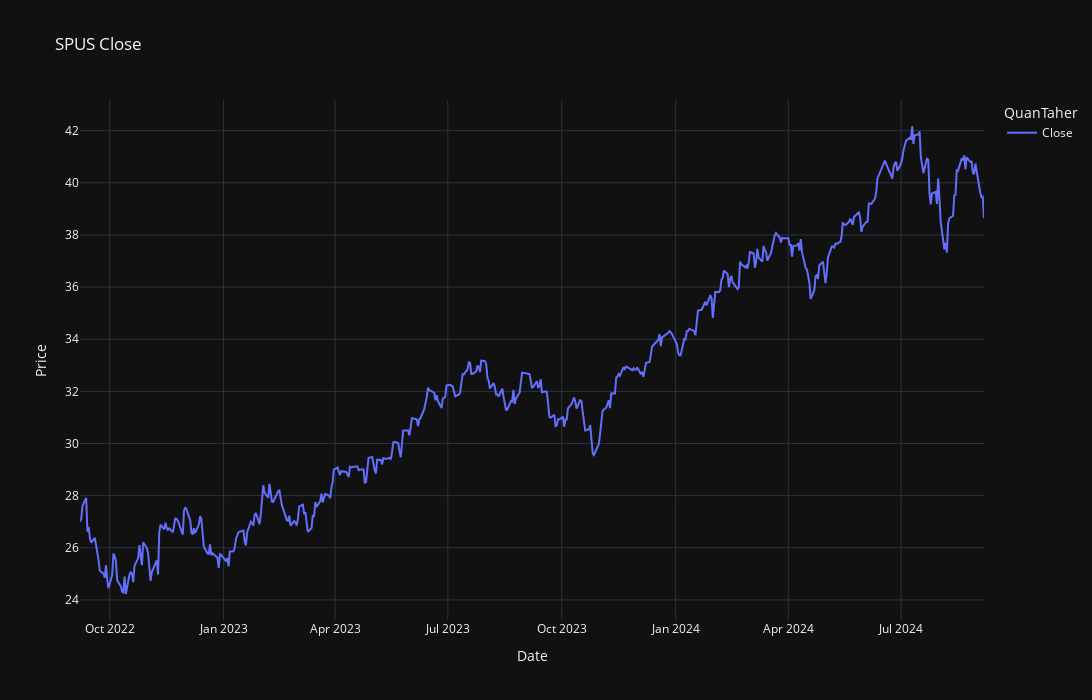

Write notebook code for a chart like this one.
### Code cell
fig = px.line(ta_data, x='Date', y=["Close"], title="SPUS Close", template="plotly_dark", height=700, width=1100,color="variable",
           labels={
                     "variable": "QuanTaher",
                   "value":"Price"
                            
                 }
)






fig.show()

### Figure 1 — Plotly figure (JSON) as saved in the notebook; plotly's stock layout.template omitted (floating-point values rounded to 4 significant figures; data arrays with more than 128 entries replaced by an {"elided": "..."} marker saying what was removed)
{"data": [{"hovertemplate": "QuanTaher=Close<br>Date=%{x}<br>Price=%{y}<extra></extra>", "legendgroup": "Close", "line": {"color": "#636efa", "dash": "solid"}, "marker": {"symbol": "circle"}, "mode": "lines", "name": "Close", "orientation": "v", "showlegend": true, "type": "scatter", "x": {"elided": "503 str values"}, "xaxis": "x", "y": {"elided": "503 float values"}, "yaxis": "y"}], "layout": {"height": 700, "legend": {"title": {"text": "QuanTaher"}, "tracegroupgap": 0}, "title": {"text": "SPUS Close"}, "width": 1100, "xaxis": {"anchor": "y", "autorange": true, "domain": [0, 1], "range": ["2022-09-07", "2024-09-06"], "title": {"text": "Date"}, "type": "date"}, "yaxis": {"anchor": "x", "autorange": true, "domain": [0, 1], "range": [23.23, 43.18], "title": {"text": "Price"}, "type": "linear"}}}
